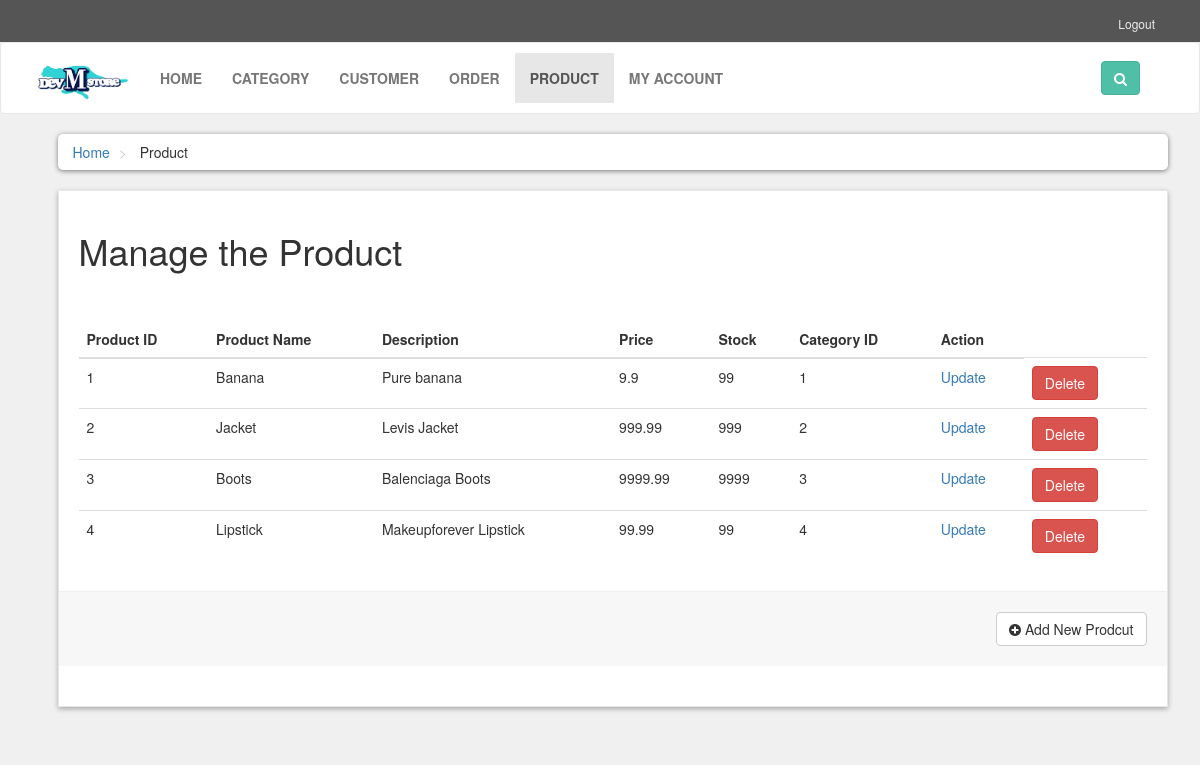
/products.php, run on the app's committed database.
### tables this page shows
CREATE TABLE `product` (
  `product_id` int(11) NOT NULL,
  `category_id` int(11) NOT NULL,
  `product_name` varchar(255) NOT NULL,
  `product_price` float NOT NULL,
  `product_stock` int(11) NOT NULL,
  `product_description` varchar(255) NOT NULL,
  `product_image` varchar(255) DEFAULT NULL,
  `product_status` varchar(255) DEFAULT NULL
);

### products.php (the view, shortened to what this page needs)
<!DOCTYPE html>
<html>
<head>
    <link rel="stylesheet" href="styles/bootstrap-337.min.css">
    <link rel="stylesheet" href="font-awsome/css/font-awesome.min.css">
    <link rel="stylesheet" href="styles/style.css">
</head>
<body>
<div id="top">
    <div class="container">
        <div class="col-md-6 offer">
        </div>
        <div class="col-md-6">
            <ul class="menu">
                <li>
                    <a href="index.php">Logout</a>
                </li>
            </ul>
        </div>
    </div>
</div>
<div id="navbar" class="navbar navbar-default">
    <div class="container">
        <div class="navbar-header">
            <a href="index1.php" class="navbar-brand home">
                <img src="images/logo.png" style='width: 100px;'alt="M-dev-Store Logo" class="hidden-xs">
            </a>
        </div>
        <div class="navbar-collapse collapse" id="navigation">
            <div class="padding-nav">
                <ul class="nav navbar-nav left">
                    <li >
                        <a href="index1.php">Home</a>
                    </li>
                    <li>
                        <a href="category.php">Category</a>
                    </li>
                    <li>
                        <a href="customer.php">Customer</a>
                    </li>
                    <li>
                        <a href="order.php">Order</a>
                    </li>
                    <li class="active">
                        <a href="products.php">Product</a>
                    </li>
		            <li>
                        <a href="my_account.php?1">My Account</a>
                    </li>
                </ul>
            </div>
            <div class="navbar-collapse collapse right">
                <button class="btn btn-primary navbar-btn" type="button" data-toggle="collapse" data-target="#search">
                    <i class="fa fa-search"></i>
                </button>
            </div>
        </div>
    </div>
</div>
<div id="content">
    <div class="container">
        <div class="col-md-12">
            <ul class="breadcrumb">
                <li>
                    <a href="index1.php">Home</a>
                </li>
                <li>
                    Product
                </li>
            </ul>
        </div>
        <div id="order" class="col-md-9" style="width: 100%;">
            <div class="box">
                <form method="post" enctype="multipart/form-data">
                    <h1>Manage the Product</h1>
                    <br>
                    <br>
                        <tbody>
                            <?php
                            $servername = "localhost";
                            $username = "root";
                            $password = "";
                            $dbname = "admin_platform";
                            $conn = mysqli_connect($servername, $username, $password, $dbname);
                            $sql = "SELECT * FROM product";
                            $result = mysqli_query($conn, $sql);
                            if (mysqli_num_rows($result) > 0) {
                                echo "<table class=\"table\">";
                                echo "<thead><tr><th>Product ID</th><th>Product Name</th><th>Description</th><th>Price</th><th>Stock</th><th>Category ID</th><th>Action</th></tr></thead>";
                                while ($row = mysqli_fetch_assoc($result)) {
                                    $product_id = $row["product_id"];
                                    $product_name = $row["product_name"];
                                    $product_description = $row["product_description"];
                                    $product_price = $row["product_price"];
                                    $product_stock = $row["product_stock"];
                                    $category_id = $row["category_id"];
                                    echo "<td>".$product_id."</td>";
                                    echo "<td>".$product_name."</td>";
                                    echo "<td>".$product_description."</td>";
                                    echo "<td>".$product_price."</td>";
                                    echo "<td>".$product_stock."</td>";
                                    echo "<td>".$category_id."</td>";
                                    echo "<td><a href=\"update_product.php?product_id=".$product_id."\">Update</a></td>";
                                    echo '<td>
                                            <form method="post">
                                                <input type="hidden" name="id" value="'.$product_id.'">
                                                <button class="btnn" style="width: auto" type="submit" name="delete">
                                                    Delete
                                                </button>
                                            </form>
                                        </td>';
                                }
                                echo "</table>";
                            }
                            ?>
                        </tbody>
                    <div class="box-footer">
                        <div class="pull-right">
                            <a href="add_product.php" class="btn btn-default">
                                <i class="fa fa-plus-circle"></i> Add New Prodcut
                            </a>
                        </div>
                    </div>
                </form>
            </div>
    </div>
</div>
</body>
</html>

### styles/style.css (style rules this page uses)
body { font-size: 14px; line-height: 1.42857143; color: #333333; background: #f0f0f0; overflow-x: hidden; }
#top { background: #555555; padding: 10px 0; }
#top .offer { color: #ffffff; }
#top a { color: #ffffff; }
#top ul.menu { padding-top: 5px; margin: 0px; text-align: right; font-size: 12px; list-style: none; }
#top ul.menu > li { display: inline-block; }
#top ul.menu > li a { color: #eeeeee; }
.navbar { background: #ffffff; }
.navbar-collapse .right { float: right; }
.navbar-brand { float: left; padding: 10px 15px; font-size: 18px; line-height: 20px; height: 70px; }
.navbar ul.nav > li > a { text-transform: uppercase; font-weight: bold; font-size: 14px; }
.padding-nav { padding-top: 10px; }
.btn-primary { color: rgb(255, 255, 255); background: rgb(79, 191, 168); border-color: rgb(65, 179, 156); }
.box { background: #ffffff; margin: 0 0 30px; border: solid 1px #e6e6e6; box-sizing: border-box; padding: 20px; box-shadow: 0px 2px 5px rgba(0, 0, 0, .3); }
#content { padding-left: 25px; }
.breadcrumb { padding: 8px 15px; margin-bottom: 20px; background: #ffffff; border-radius: 5px; box-shadow: 0px 1px 5px rgba(0, 0, 0, .5); }
.breadcrumb> li + li:before { content: ">\00a0"; color: #cccccc; }
.box .box-footer { background-color: #f7f7f7; margin: 30px -20px 20px; padding: 20px; border-top: 1px solid #eeeeee; }
.box .box-footer:before, .box .box-footer:after { content: ""; display: table; }
.box .box-footer:after { clear: both; }

### products.php (style rules this page uses)
.btnn { display: inline-block; padding: 6px 12px; margin-bottom: 0; font-size: 14px; font-weight: 400; line-height: 1.42857143; text-align: center; white-space: nowrap; vertical-align: middle; -ms-touch-action: manipulation; touch-action: manipulation; cursor: pointer; -webkit-user-select: none; -moz-user-select: none; -ms-user-select: none; user-select: none; background-image: none; border: 1px solid transparent; border-radius: 4px; color: #fff; background-color: #d9534f; border-color: #d43f3a; }

### data on the page
product: product_id "1", product_name "Banana", product_description "Pure banana", product_price "9.9", product_stock "99", category "1"
product: product_id "2", product_name "Jacket", product_description "Levis Jacket", product_price "999.99", product_stock "999", category "2"
product: product_id "3", product_name "Boots", product_description "Balenciaga Boots", product_price "9999.99", product_stock "9999", category "3"
product: product_id "4", product_name "Lipstick", product_description "Makeupforever Lipstick", product_price "99.99", product_stock "99", category "4"
